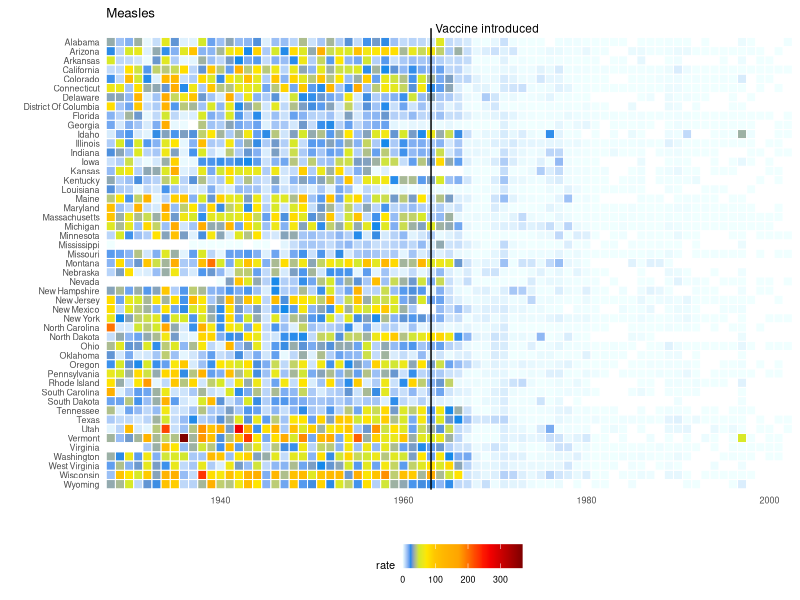
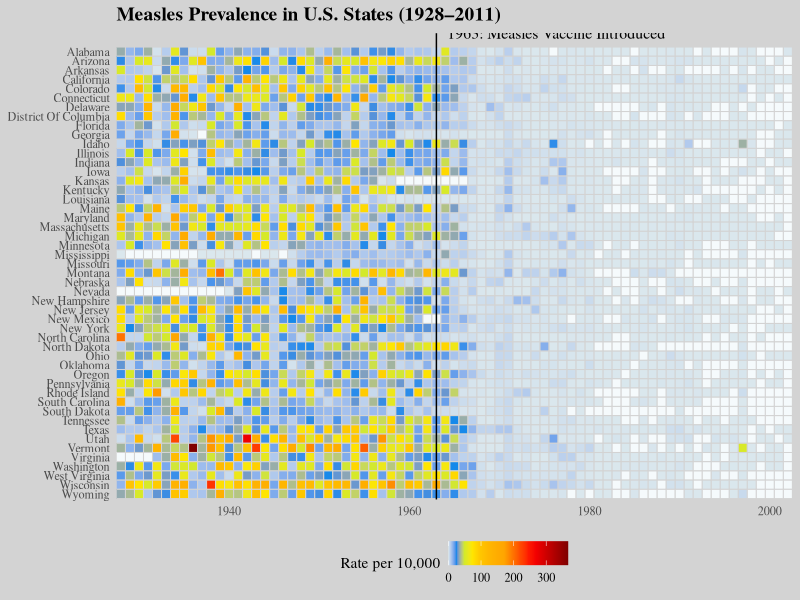

Source code (R) for these figures, in order:
## ---- chunk 1
library(dslabs)
library(tidyverse)
library(dplyr)
## ---- chunk 2

data(us_contagious_diseases)
the_disease <- "Measles"
dat <- us_contagious_diseases %>%
  filter(!state%in%c("Hawaii","Alaska") & disease == the_disease) %>%
  mutate(rate = count / population * 10000 * 52 / weeks_reporting) 

jet.colors <- colorRampPalette(c("#F0FFFF", "cyan", "#007FFF", "yellow", "#FFBF00", "orange", "red", "#7F0000"), bias = 2.25)

dat %>% mutate(state = reorder(state, desc(state))) %>%
  ggplot(aes(year, state, fill = rate)) +
  geom_tile(color = "white", size = 0.35) +
  scale_x_continuous(expand = c(0,0)) +
  scale_fill_gradientn(colors = jet.colors(16), na.value = 'white') +
  geom_vline(xintercept = 1963, col = "black") +
  theme_minimal() + 
  theme(panel.grid = element_blank()) +
        coord_cartesian(clip = 'off') +
        ggtitle(the_disease) +
        ylab("") +
        xlab("") +  
        theme(legend.position = "bottom", text = element_text(size = 8)) + 
        annotate(geom = "text", x = 1963, y = 50.5, label = "Vaccine introduced", size = 3, hjust = -0.04)
## ---- chunk 3

jet.colors <- colorRampPalette(c("#dae7ed", "cyan", "#007FFF", "yellow", "#FFBF00", "orange", "red", "#7F0000"), bias = 2.25)

dat %>%
  mutate(state = reorder(state, desc(state))) %>%
  ggplot(aes(year, state, fill = rate)) +
  geom_tile(color = "lightgray", size = 0.35) +
  scale_x_continuous(expand = c(0, 0)) +
  scale_fill_gradientn(colors = jet.colors(16), na.value = "#f5fafc") +
  geom_vline(xintercept = 1963, color = "black", linewidth = 0.5) +
  annotate(
    geom = "text",x = 1963, y = 51,
    label = "1963: Measles Vaccine Introduced", hjust = -0.05, size = 4, family = "serif", color = "black"
  ) +
  labs(
    title = "Measles Prevalence in U.S. States (1928–2011)", fill = "Rate per 10,000"
  ) + theme_minimal(base_family = "serif") +
  theme(
    panel.grid = element_blank(), axis.title = element_blank(), legend.position = "bottom", plot.title = element_text(size = 14, face = "bold", color = "black"), 
    panel.background = element_rect(fill = "lightgray", color = "lightgray"),
    plot.background = element_rect(fill = "lightgray", color = "lightgray")
  ) 
# Backgraound color code: https://www.sthda.com/english/wiki/ggplot2-themes-and-background-colors-the-3-elements
